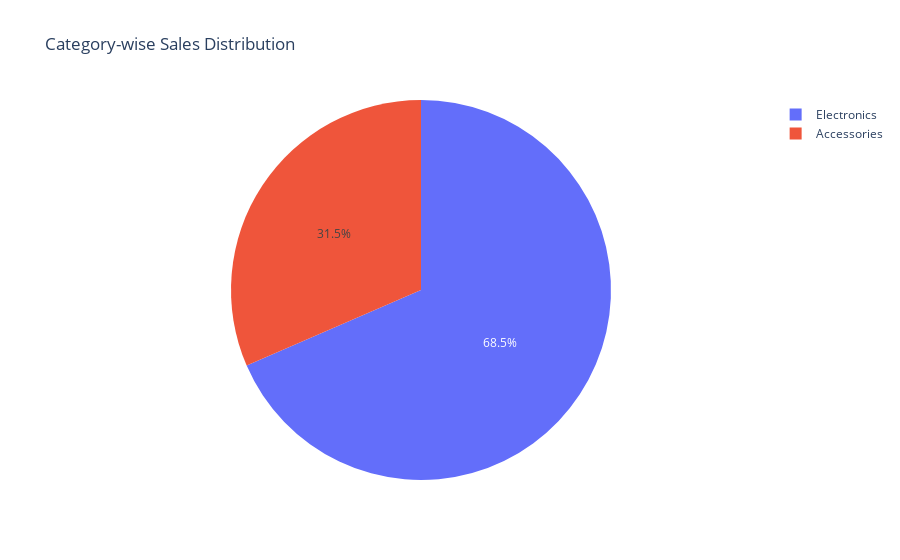

Notebook cell for this chart:
### Markdown cell above
Even though the sales are increasing, there is loss.

### Code cell
# Category Wise Sales

category_sales = data.groupby("Category")['Sales'].sum().reset_index()
fig = px.pie(category_sales,names = "Category", values = "Sales", title = "Category-wise Sales Distribution")
fig.show()

### Figure 1 — Plotly figure (JSON) as saved in the notebook; plotly's stock layout.template omitted (floating-point values rounded to 4 significant figures)
{"data": [{"domain": {"x": [0, 1], "y": [0, 1]}, "hovertemplate": "Category=%{label}<br>Sales=%{value}<extra></extra>", "labels": ["Accessories", "Electronics"], "legendgroup": "", "name": "", "showlegend": true, "type": "pie", "values": [814777, 1771328]}], "layout": {"legend": {"tracegroupgap": 0}, "title": {"text": "Category-wise Sales Distribution"}}}
